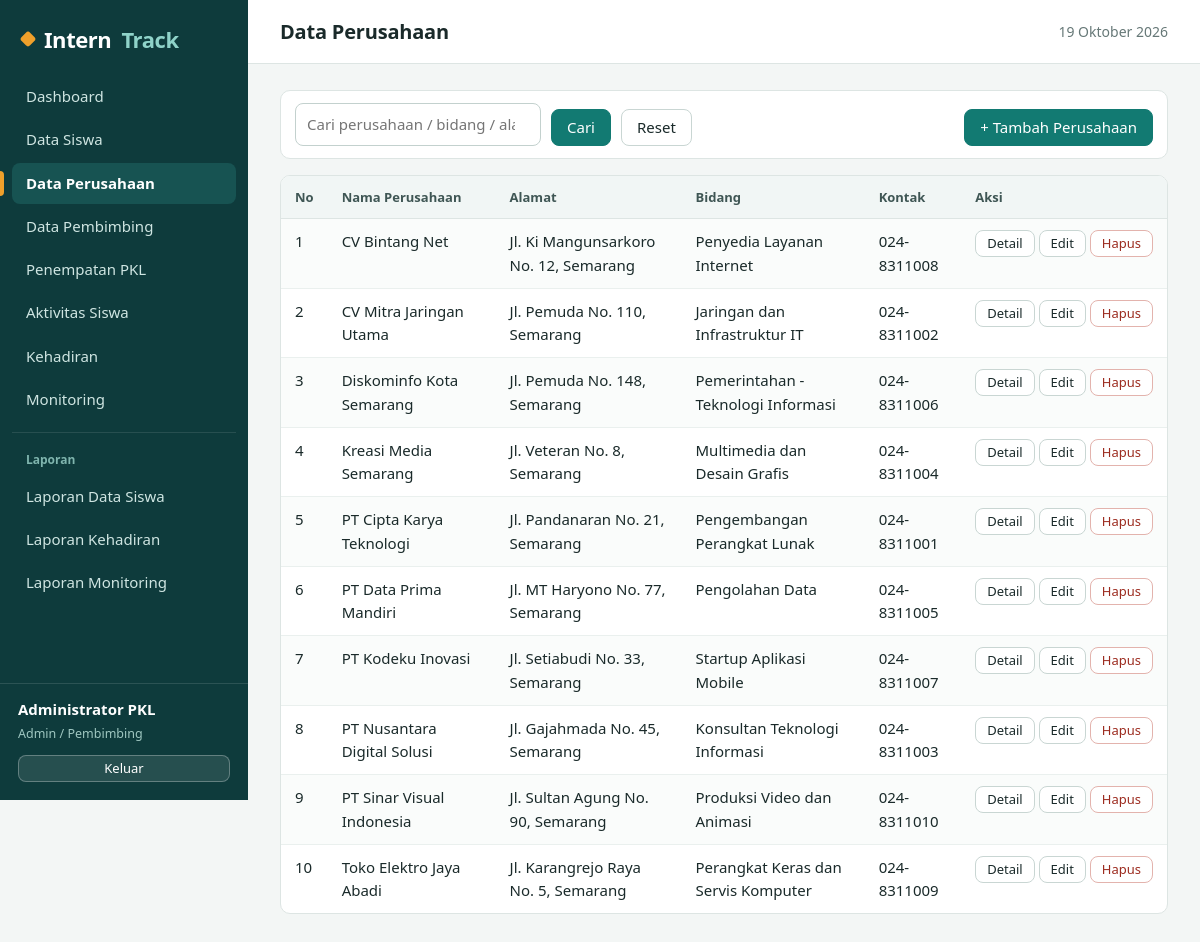
The page /admin/perusahaan.php (signed in) on the database its author committed.
### tables this page shows
CREATE TABLE perusahaan (
  id_perusahaan   INT AUTO_INCREMENT PRIMARY KEY,
  nama_perusahaan VARCHAR(120) NOT NULL,
  alamat          VARCHAR(255),
  bidang          VARCHAR(100),
  kontak          VARCHAR(30)
);

### config/app.php (called while the page is built, shortened)
<?php
function e($v): string { return htmlspecialchars((string)$v, ENT_QUOTES, 'UTF-8'); }
function url(string $p = ''): string { return BASE_URL . '/' . ltrim($p, '/'); }

### admin/perusahaan.php (the view, shortened to what this page needs)
<?php
require_once __DIR__ . '/../config/app.php';
$pdo  = db();
$aksi = $_GET['aksi'] ?? 'list';
$data = ['nama_perusahaan' => '', 'alamat' => '', 'bidang' => '', 'kontak' => ''];
include __DIR__ . '/../includes/header.php';
if ($aksi === 'tambah' || $aksi === 'edit'): ?>
<div class="card">
    <h3><?= $aksi === 'edit' ? 'Edit Perusahaan' : 'Tambah Perusahaan' ?></h3>
    <form method="post" data-validate novalidate>
        <?= csrf_field() ?>
        <div class="form-grid">
            <?= field('Nama Perusahaan', 'nama_perusahaan', $data['nama_perusahaan'], 'text', true) ?>
            <?= field('Bidang', 'bidang', $data['bidang']) ?>
            <?= field('Kontak', 'kontak', $data['kontak']) ?>
        </div>
        <?= field('Alamat', 'alamat', $data['alamat'], 'textarea', true) ?>
        <button class="btn btn-primary" type="submit">Simpan</button>
        <a class="btn" href="<?= url('admin/perusahaan.php') ?>">Batal</a>
    </form>
</div>
<?php else:
    $q = trim($_GET['q'] ?? '');
    $st = $pdo->prepare('SELECT * FROM perusahaan WHERE nama_perusahaan LIKE ? OR alamat LIKE ? OR bidang LIKE ? ORDER BY nama_perusahaan');
    $st->execute(["%$q%", "%$q%", "%$q%"]);
    $rows = $st->fetchAll();
?>
<form class="toolbar" method="get">
    <div class="fg"><input type="search" name="q" value="<?= e($q) ?>" placeholder="Cari perusahaan / bidang / alamat..."></div>
    <button class="btn btn-primary" type="submit">Cari</button>
    <a class="btn" href="<?= url('admin/perusahaan.php') ?>">Reset</a>
    <a class="btn btn-primary toolbar-r" href="<?= url('admin/perusahaan.php?aksi=tambah') ?>">+ Tambah Perusahaan</a>
</form>
<div class="table-wrap"><table class="tbl">
    <tr><th>No</th><th>Nama Perusahaan</th><th>Alamat</th><th>Bidang</th><th>Kontak</th><th>Aksi</th></tr>
    <?php foreach ($rows as $i => $r): ?>
    <tr>
        <td><?= $i + 1 ?></td><td><?= e($r['nama_perusahaan']) ?></td><td><?= e($r['alamat']) ?></td><td><?= e($r['bidang']) ?></td><td><?= e($r['kontak']) ?></td>
        <td class="act">
            <a class="btn btn-sm" href="<?= url('admin/perusahaan.php?aksi=detail&id=' . $r['id_perusahaan']) ?>">Detail</a>
            <a class="btn btn-sm" href="<?= url('admin/perusahaan.php?aksi=edit&id=' . $r['id_perusahaan']) ?>">Edit</a>
            <form class="inline" method="post" action="<?= url('admin/perusahaan.php?aksi=hapus&id=' . $r['id_perusahaan']) ?>" data-confirm="Hapus perusahaan <?= e($r['nama_perusahaan']) ?>?">
                <?= csrf_field() ?><button class="btn btn-sm btn-danger" type="submit">Hapus</button>
            </form>
        </td>
    </tr>
    <?php endforeach; if (!$rows): ?><tr><td colspan="6" class="empty">Data tidak ditemukan.</td></tr><?php endif; ?>
</table></div>
<?php endif;
include __DIR__ . '/../includes/footer.php';

### assets/css/style.css (style rules this page uses)
:root { --ink:#0E3B3C; --ink-2:#175352; --teal:#127A72; --teal-d:#0C5D57; --teal-l:#E3F1EE; --amber:#EFA02B; --amber-l:#FDF1DC; --bg:#F3F6F5; --card:#fff; --line:#DDE5E3; --tx:#1A2A2A; --mut:#667877; --ok:#14633A; --ok-l:#E1F4E8; --info:#1D5A87; --info-l:#E0EEF8; --warn:#8A5A00; --warn-l:#FDF0D5; --bad:#9C2B1F; --bad-l:#FBE4E1; --muted-l:#ECEFEE; --r:10px; --font:"Segoe UI Variable Text","Segoe UI",system-ui,-apple-system,"Helvetica Neue",Arial,sans-serif; }
* { box-sizing:border-box }
html { -webkit-text-size-adjust:100% }
body { margin:0;font:15px/1.55 var(--font);color:var(--tx);background:var(--bg);display:flex;min-height:100vh }
a { color:var(--teal-d) }
.toolbar { display:flex;gap:10px;flex-wrap:wrap;align-items:flex-end;margin-bottom:16px;background:#fff;border:1px solid var(--line);border-radius:var(--r);padding:12px 14px }
.toolbar .fg { margin:0 }
.toolbar-r { margin-left:auto }
.btn { display:inline-flex;align-items:center;justify-content:center;gap:6px;border:1px solid #c9d6d3;background:#fff;color:var(--tx);padding:8px 15px;border-radius:8px;cursor:pointer;font:inherit;font-weight:500;text-decoration:none;line-height:1.3;transition:background .15s,border-color .15s }
.btn-primary { background:var(--teal);border-color:var(--teal);color:#fff }
.btn-danger { background:#fff;border-color:#e3b3ad;color:var(--bad) }
.btn-sm { padding:4px 11px;font-size:13px }
.inline { display:inline }
.fg { margin-bottom:15px }
input,select,textarea { width:100%;padding:9px 11px;border:1px solid #c3d1ce;border-radius:8px;font:inherit;background:#fff;color:var(--tx);transition:border-color .15s,box-shadow .15s }
.toolbar input,.toolbar select { width:auto;min-width:160px }
.table-wrap { overflow-x:auto;border:1px solid var(--line);border-radius:var(--r);background:#fff;margin-bottom:18px }
table.tbl { width:100%;border-collapse:collapse }
.tbl th,.tbl td { padding:11px 14px;border-bottom:1px solid #eaf0ee;text-align:left;vertical-align:top }
.tbl tr:last-child td { border-bottom:0 }
.tbl th { background:#f1f6f5;font-size:13px;font-weight:650;color:#3f5654;white-space:nowrap;border-bottom:1px solid var(--line);position:sticky;top:0 }
.tbl tbody tr:nth-child(even) td,.tbl tr:nth-child(even) td { background:#fafcfb }
.tbl .act { white-space:nowrap }

### rows shown on the page
perusahaan: nama_perusahaan "CV Bintang Net", alamat "Jl. Ki Mangunsarkoro No. 12, Semarang", bidang "Penyedia Layanan Internet", kontak "024-8311008"
perusahaan: nama_perusahaan "CV Mitra Jaringan Utama", alamat "Jl. Pemuda No. 110, Semarang", bidang "Jaringan dan Infrastruktur IT", kontak "024-8311002"
perusahaan: nama_perusahaan "Diskominfo Kota Semarang", alamat "Jl. Pemuda No. 148, Semarang", bidang "Pemerintahan - Teknologi Informasi", kontak "024-8311006"
perusahaan: nama_perusahaan "Kreasi Media Semarang", alamat "Jl. Veteran No. 8, Semarang", bidang "Multimedia dan Desain Grafis", kontak "024-8311004"
perusahaan: nama_perusahaan "PT Cipta Karya Teknologi", alamat "Jl. Pandanaran No. 21, Semarang", bidang "Pengembangan Perangkat Lunak", kontak "024-8311001"
perusahaan: nama_perusahaan "PT Data Prima Mandiri", alamat "Jl. MT Haryono No. 77, Semarang", bidang "Pengolahan Data", kontak "024-8311005"
perusahaan: nama_perusahaan "PT Kodeku Inovasi", alamat "Jl. Setiabudi No. 33, Semarang", bidang "Startup Aplikasi Mobile", kontak "024-8311007"
perusahaan: nama_perusahaan "PT Nusantara Digital Solusi", alamat "Jl. Gajahmada No. 45, Semarang", bidang "Konsultan Teknologi Informasi", kontak "024-8311003"
perusahaan: nama_perusahaan "PT Sinar Visual Indonesia", alamat "Jl. Sultan Agung No. 90, Semarang", bidang "Produksi Video dan Animasi", kontak "024-8311010"
perusahaan: nama_perusahaan "Toko Elektro Jaya Abadi", alamat "Jl. Karangrejo Raya No. 5, Semarang", bidang "Perangkat Keras dan Servis Komputer", kontak "024-8311009"

### other values the page prints
$m[0] "Dashboard"
$m[0] "Data Siswa"
$m[0] "Data Perusahaan"
$m[0] "Data Pembimbing"
$m[0] "Penempatan PKL"
$m[0] "Aktivitas Siswa"
$m[0] "Kehadiran"
$m[0] "Monitoring"
$m[0] "Laporan"
$m[0] "Laporan Data Siswa"
$m[0] "Laporan Kehadiran"
$m[0] "Laporan Monitoring"
$u['nama'] "Administrator PKL"
$judul "Data Perusahaan"
